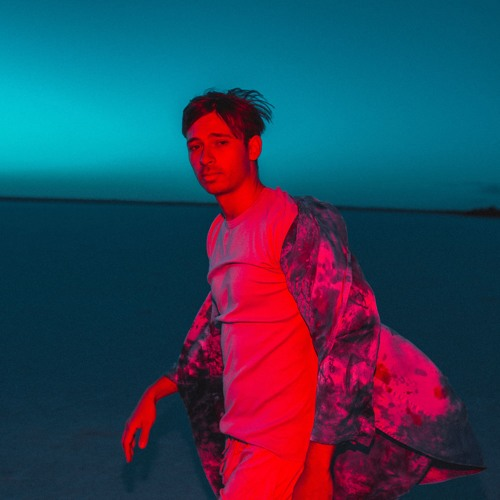
#> input picture s.jpg, 500 x 500 px
$ python imagefilters.py --image s.jpg
#> lines starting #> are read from the running program, lines starting #| are printed output that depends on the picture
# -*- coding: utf-8 -*-
"""
Created on Fri Jul 19 16:03:21 2019

@author: Yonatan
"""

import numpy as np
import argparse
import cv2
from skimage.exposure import rescale_intensity
import os, pathlib


class Filter:
    def __init__(self, filters):

        self.filters = filters

        self.KernelBank =  {"small_blur":np.ones((7, 7), dtype="float") * (1.0 / (7 * 7)),
                            "large_blur":np.ones((21, 21), dtype="float") * (1.0 / (21 * 21)),
                            "sharpen": np.array(([0, -1, 0],
                                                 [-1, 5, -1],
                                                 [0, -1, 0]), dtype="int"),
                            "laplacian":np.array(([0, 1, 0],
                                                  [1, -4, 1],
                                                  [0, 1, 0]), dtype="int"),
                            "sobel_x":np.array(([-1, 0, 1],
                                                [-2, 0, 2],
                                                [-1, 0, 1]), dtype="int"),
                            "sobel_y":np.array(([-1, -2, -1],
                                                [0, 0, 0],
                                                [1, 2, 1]), dtype="int"),
                            "emboss":np.array(([-2, -1, 0],
                                               [-1, 1, 1],
                                               [0, 1, 2]), dtype="int")}


    def apply_filter(self, image_path):
#> called with image_path = 's.jpg'
        self.image = cv2.cvtColor(cv2.imread(image_path), cv2.COLOR_BGR2GRAY)
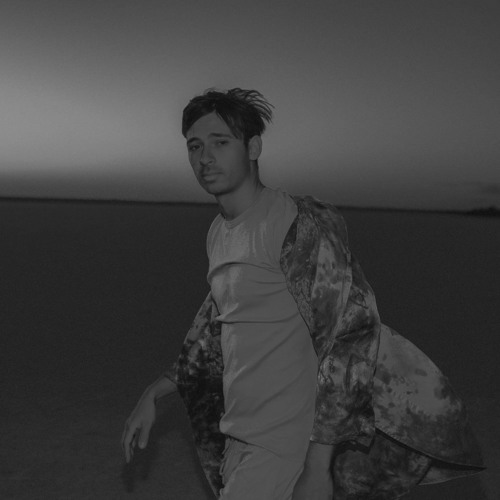
#> self.image: shape (500, 500); min 11, max 143, mean 63.5

        out = self.image
        for i in self.filters:
            print("applying {}".format(i))
            out = self.convolve(out, self.KernelBank[i])

        print('done')
        cv2.imshow("{} - convole".format("+".join(self.filters)), out)
        cv2.waitKey(0)
        cv2.destroyAllWindows()
        return out

    def convolve(self, img, K):  #amount in the range (0, 1)
        (image_H, image_W) = img.shape[:2]
        (K_H, K_W) = K.shape[:2]
        padding = (K_W - 1) // 2
        image = cv2.copyMakeBorder(img, padding, padding,
                                   padding, padding, cv2.BORDER_REPLICATE)

        out = np.zeros((image_H, image_W), dtype='float')


        for y in np.arange(padding, image_H + padding):
            for x in np.arange(padding, image_W + padding):
                center_matrix = image[y - padding:y + padding + 1,
                                      x - padding:x + padding + 1]
                center_pixel = (center_matrix * K).sum()
                out[y - padding, x - padding] = center_pixel

        out = rescale_intensity(out, in_range=(0, 255))
        out = (out * 255).astype("uint8")

        return out


def main():
    ap = argparse.ArgumentParser()
    ap.add_argument("-i", "--image", required=True, type=str, help="path to the input image")
    ap.add_argument("-f", "--filter", nargs='+', default=[], help="supported: small_blur, large_blue, sharpen, laplacian, sobel_x, sobel_y, emboss")
    args = ap.parse_args()
    f = Filter(args.filter)

    f.apply_filter(args.image)

main()
